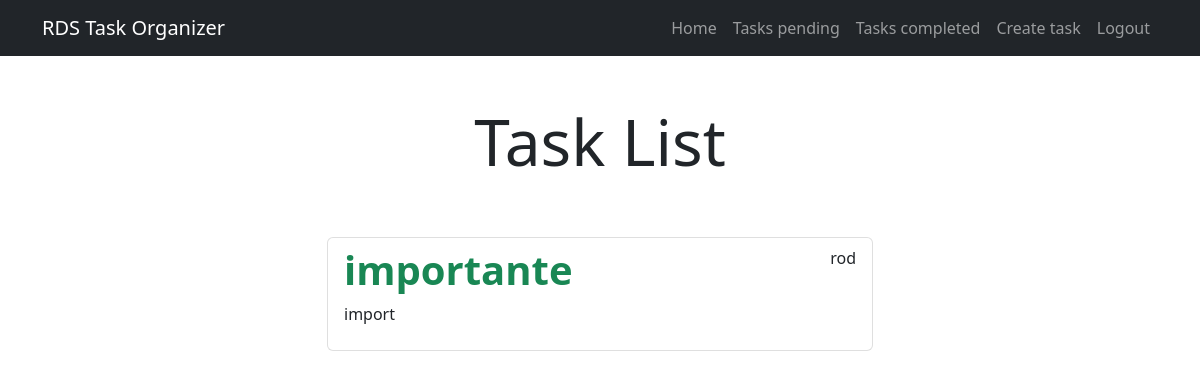
Page /tasks/ (signed in) on the earlier database version.
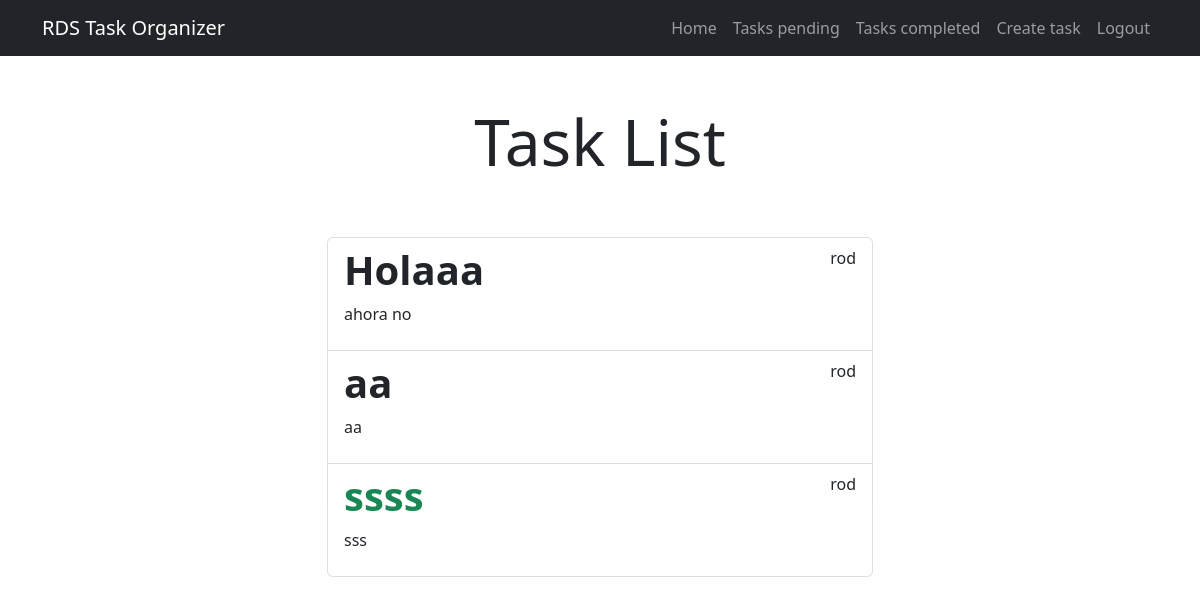
Same page on the later database version.
### tasks/models.py (models this page shows, shortened)
class Task(models.Model):
    title=models.CharField(max_length=100)
    description=models.TextField(blank=True)
    create=models.DateTimeField(auto_now_add=True)
    datecompleted=models.DateTimeField(null=True, blank=True)
    important=models.BooleanField(default=False)
    user=models.ForeignKey(User, on_delete=models.CASCADE)

### tasks/views.py (the view)
# urls.py: path('tasks/', views.tasks, name="tasks"),
@login_required
def tasks(request):
    tasks = Task.objects.filter(user=request.user, datecompleted__isnull=True)
    return render(request, "tasks.html", {"tasks": tasks})

### tasks/templates/tasks.html (shortened to what this page needs)
{% extends 'base.html' %}
{% block content %}
<main class="container">
    <div class="row">
        <div class="col-md-6 offset-md-3">
            <h1 class="text-center display-3 py-5">Task List</h1>
            <ul class="list-group">
                {% for task in tasks %}
                <a class="list-group-item" href="{% url "task_detail" task.id %}">
                    <header class="d-flex justify-content-between">
                            {% if task.important %}
                        <h1 class="fw-bold text-success">{{task.title}}</h1>
                        {% else %}
                        <h1 class="fw-bold">{{task.title}}</h1>
                        {% endif %}
                        <p>{{task.user.username}}</p>
                    </header>
                    <p>{{task.description}}</p>
                </a>
                {% endfor %}
            </ul>
        </div>
    </div>
</main>
{% endblock %}

Differences in the rows shown:
removed Task: title "importante", user.username "rod", description "import"
added Task: title "Holaaa", user.username "rod", description "ahora no"
added Task: title "aa", user.username "rod", description "aa"
added Task: title "ssss", user.username "rod", description "sss"
